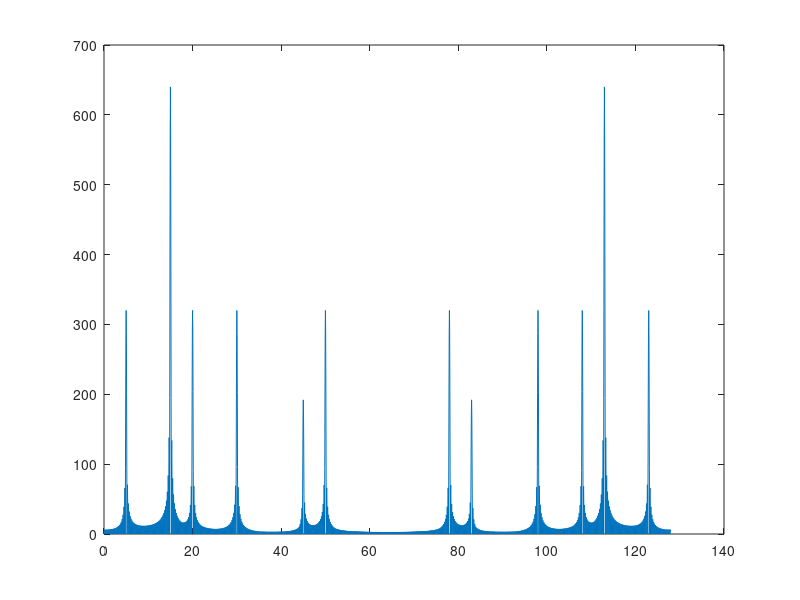

Here is the MATLAB script that generated this plot: (Note: this script raises an error after producing the figure.)
fs = 128;
N = 2560;
n = 0: N-1;
t = n / fs;
x = (0 <= t & t < 5) .* (cos(10 * pi * t) + 2 * sin(30 * pi * t)) + (5 <= t & t < 10) .* cos(40 * pi * t) + (10 <= t & t < 15) .* (cos(60 * pi * t) + 0.6 * sin(90 * pi * t)) + (15 <= t & t <= 20) .* sin(100 * pi * t);
y = fft(x, N);
mag = abs(y);
f = n * fs / N;
plot(f, mag);

window=gausswin(128);
spectrogram(x,window);